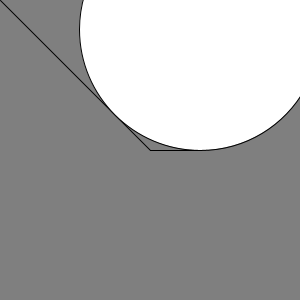
Frame 1 (no input)
Frame 60 (the mouse pressed at the canvas centre just before this capture): identical to frame 1, image omitted
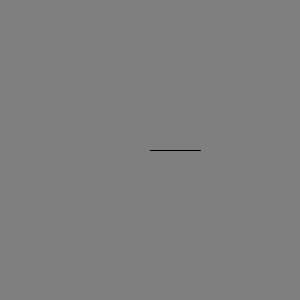
Frame 120 (the mouse held since frame 60 and released just before this capture)

The Processing sketch that drew these frames (run headless with seeded random() and noise(); from frame 60 on, the mouse is pressed at the canvas centre):

// Processing sketch: processing_30257
// ── processing_30257.pde

// This sketch shows how to fit a circle inside an angle, which can be used
// to round-out sharp corners
// June 24, 2011 using Processing 1.5.1
// Paul P Miller

void setup() {
  size(300, 300);
}

void draw() {
  background(127, 127, 127);
  
  // Vector A goes from the origin to (50, 0)
  // (the origin has pixel coordinates (150, 150))
  float Ax = 50, Ay = 0;
  
  // Vector B goes from the origin to the mouse pointer
  float Bx = mouseX - 150, By = 150 - mouseY;
  
  // Dot product of A and B
  float AdotB = Ax*Bx + Ay*By;
  
  // Magnatude of each vector
  float Alen = 50;
  float Blen = sqrt(Bx*Bx + By*By);
  
  // Interior angle made by A and B, using the definition of the dot product
  float Theta = acos(AdotB/(Alen*Blen));
  
  float ThetaSupplement = PI - Theta;
  
  // Radius of the circle
  float _Radius = Alen / tan(ThetaSupplement / 2.0);
  
  // Z-component of A cross B; if positive, Theta is a clockwise angle, and
  // the circle will be drawn above vector A; if negative, Theta is a
  // counter-clockwise angle and the circle will be drawn below vector A
  float AcrossB_z = Ax*By - Ay*Bx;
  
  // Draw the vectors
  line(150,150, 150+Ax,150-Ay);
  line(150,150, 150+Bx,150-By);
  
  // Draw the circle
  if(AcrossB_z > 0) {
    ellipse(200,150-_Radius,_Radius*2.0,_Radius*2.0);
  } else {
    ellipse(200,150+_Radius,_Radius*2.0,_Radius*2.0);
  }
}
